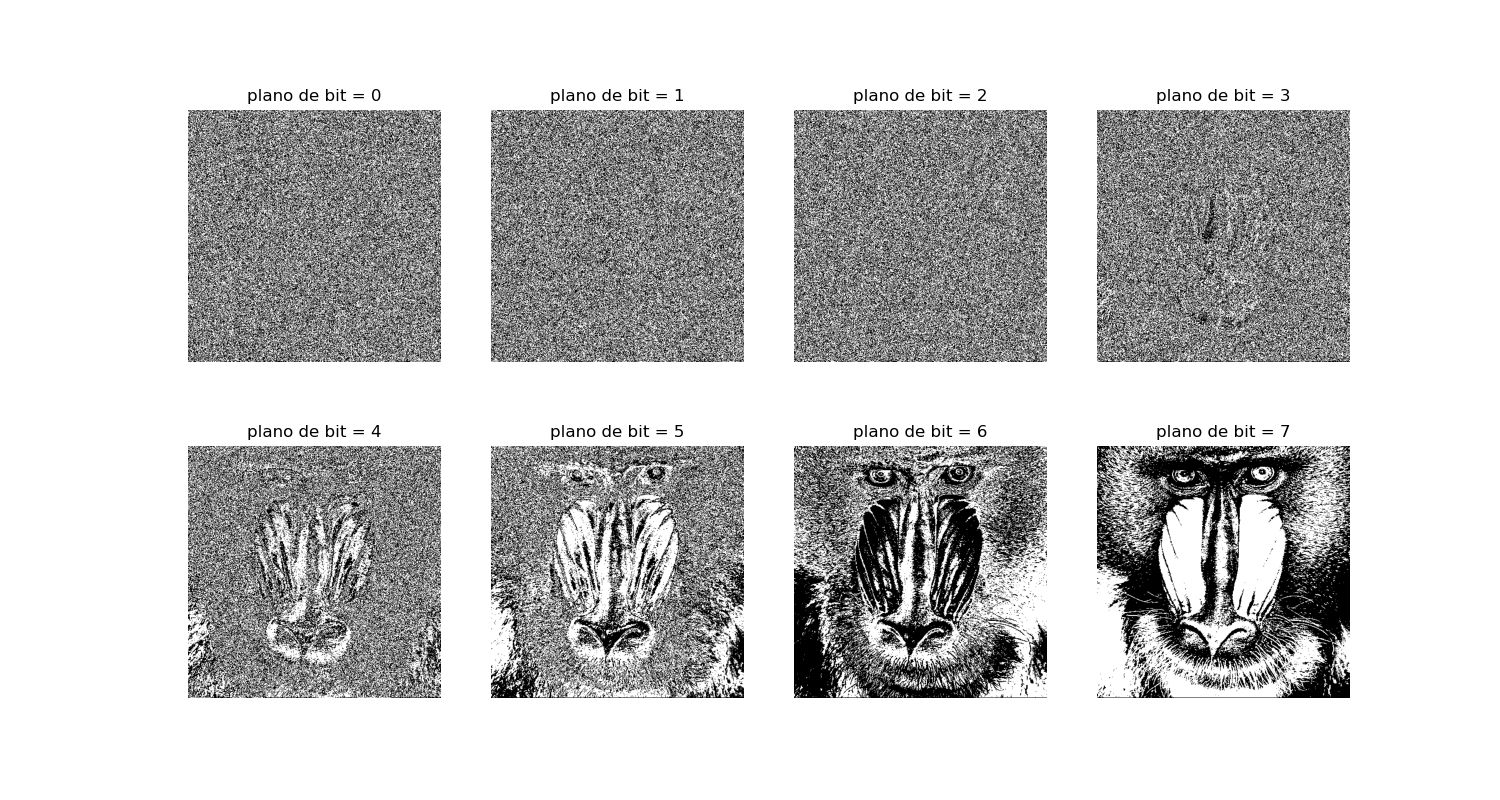

Python code for this plot:
'''
Universidade Estadual de Campinas
Instituto de Computação

MO443 - Introdução ao Processamento Digital de Imagem - 1S2023
Professor Hélio Pedrini

Trabalho 01


Aluno:
Maurício Pereira Lopes
RA: 225242
'''

# ------------------------------------------
# Carregamento de bibliotecas
import imageio as iio
import matplotlib.pyplot as plt
import numpy as np
import random
# ------------------------------------------


# ------------------------------------------
# Questão 1.7 - Planos de Bits
# ------------------------------------------

# lendo ima imagem
im = iio.imread('https://www.ic.unicamp.br/~helio/imagens_png/baboon.png')

# definindo uma lista dos planos de bits a serem plotados
plano_bit = [0, 1, 2, 3, 4, 5, 6, 7]

# gerando as imagens dos planos de bits e salvando em uma lista
new_im_list = []
for i in plano_bit:
    new_im_list.append(im & (2 ** i))

# plotando as imagens
plano_bit_idx = 0
fig, axs = plt.subplots(2, 4, figsize=(15, 8))
for i in range(2):
    for j in range(4):
    	if plano_bit_idx < 8:
        	axs[i, j].imshow(new_im_list[plano_bit_idx], cmap='gray')
        	axs[i, j].set_title(label = ("plano de bit = " + str(plano_bit[plano_bit_idx])))
        	axs[i, j].axis("off")
        	plano_bit_idx = plano_bit_idx + 1
plt.savefig("trabalho01-questao1.7.png")
plt.show()